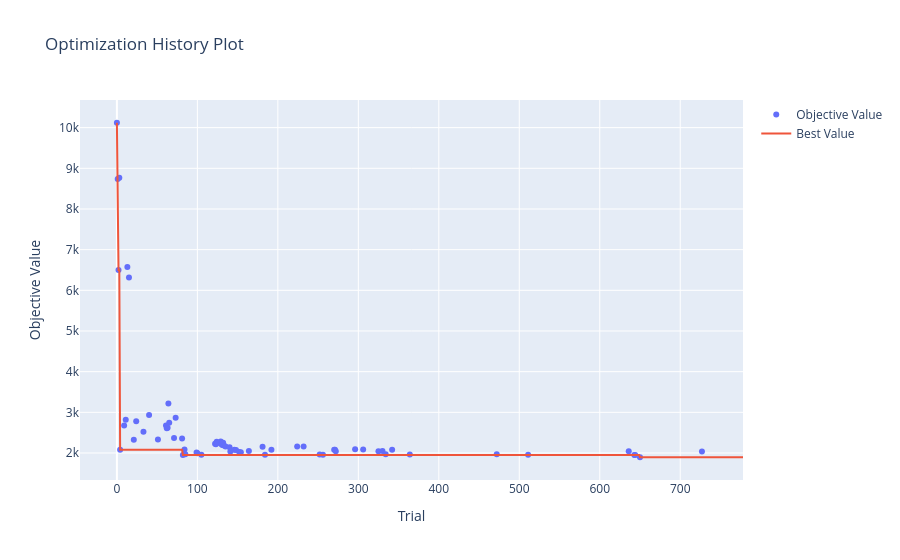
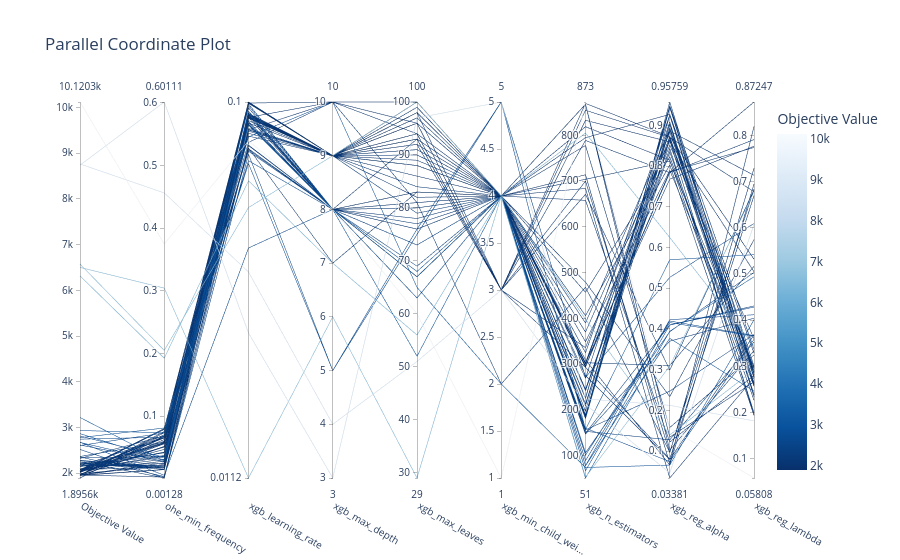
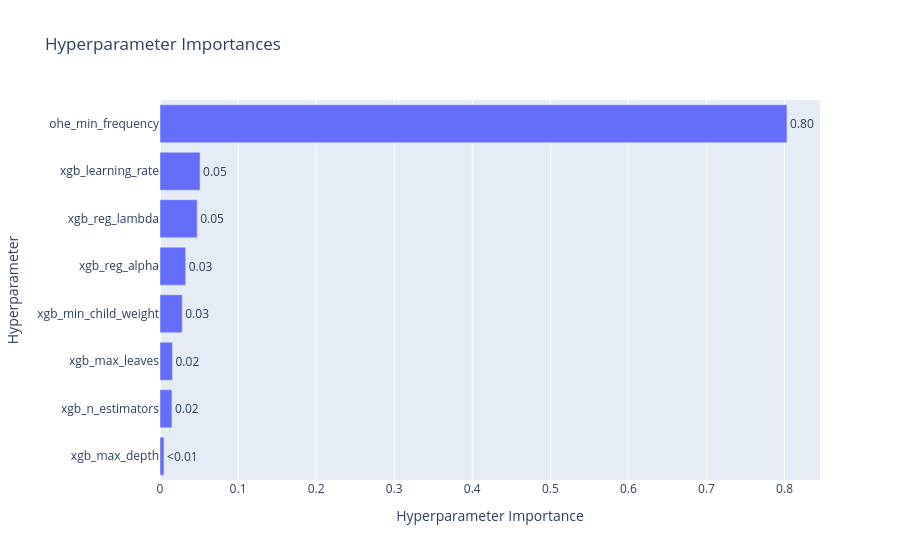

The cell these charts' notebook holds for them, in order:
### Markdown cell above
## 5. Visualizaciones (5 puntos)

<p align="center">
  <img src="https://media.tenor.com/F-LgB1xTebEAAAAd/look-at-this-graph-nickelback.gif">
</p>


Satisfecho con su trabajo, Fiu le pregunta si es posible generar visualizaciones que permitan entender el entrenamiento de su modelo.

A partir del siguiente <a href = https://optuna.readthedocs.io/en/stable/tutorial/10_key_features/005_visualization.html#visualization>enlace</a>, genere las siguientes visualizaciones:

1. Gráfico de historial de optimización [1 punto]
2. Gráfico de coordenadas paralelas [1 punto]
3. Gráfico de importancia de hiperparámetros [1 punto]

Comente sus resultados:

4. ¿Desde qué *trial* se empiezan a observar mejoras notables en sus resultados? [0.5 puntos]
5. ¿Qué tendencias puede observar a partir del gráfico de coordenadas paralelas? [1 punto]
6. ¿Cuáles son los hiperparámetros con mayor importancia para la optimización de su modelo? [0.5 puntos]

### Code cell
import optuna
from optuna.visualization import plot_optimization_history, plot_parallel_coordinate, plot_param_importances

# --- Generar Gráficos ---

# 1. Gráfico de Historial de Optimización
print("Generando Gráfico de Historial de Optimización...")
fig_history = plot_optimization_history(study)
fig_history.show() 

# 2. Gráfico de Coordenadas Paralelas
print("\nGenerando Gráfico de Coordenadas Paralelas...")
fig_parallel = plot_parallel_coordinate(study)
fig_parallel.show()

# 3. Gráfico de Importancia de Hiperparámetros
print("\nGenerando Gráfico de Importancia de Hiperparámetros...")

try:
    fig_importance = plot_param_importances(study)
    fig_importance.show()

except Exception as e:
    print(f"\nNo se pudo generar el gráfico de importancia de parámetros. Error: {e}")

### Figure 1 — Plotly figure (JSON) as saved in the notebook; plotly's stock layout.template omitted (floating-point values rounded to 4 significant figures; data arrays with more than 128 entries replaced by an {"elided": "..."} marker saying what was removed)
{"data": [{"mode": "markers", "name": "Objective Value", "type": "scatter", "x": [0, 1, 2, 3, 4, 9, 11, 13, 15, 21, 24, 33, 40, 51, 61, 62, 63, 64, 65, 71, 73, 81, 82, 84, 85, 99, 100, 105, 122, 123, 124, 125, 129, 130, 131, 132, 133, 135, 140, 141, 146, 148, 152, 154, 164, 181, 184, 192, 224, 232, 252, 256, 270, 271, 272, 296, 306, 325, 330, 334, 342, 364, 472, 511, 636, 643, 644, 650, 727], "y": [10120.0, 8738.0, 6502.0, 8765.0, 2078.0, 2679.0, 2815.0, 6575.0, 6317.0, 2325.0, 2779.0, 2521.0, 2935.0, 2335.0, 2673.0, 2606.0, 2618.0, 3219.0, 2745.0, 2366.0, 2866.0, 2358.0, 1951.0, 2087.0, 1972.0, 2013.0, 1996.0, 1957.0, 2227.0, 2216.0, 2277.0, 2248.0, 2282.0, 2216.0, 2198.0, 2250.0, 2186.0, 2158.0, 2144.0, 2035.0, 2077.0, 2076.0, 2023.0, 2021.0, 2049.0, 2157.0, 1960.0, 2077.0, 2158.0, 2162.0, 1963.0, 1955.0, 2082.0, 2079.0, 2042.0, 2091.0, 2088.0, 2046.0, 2050.0, 1972.0, 2077.0, 1961.0, 1968.0, 1958.0, 2043.0, 1949.0, 1951.0, 1896.0, 2038.0]}, {"mode": "lines", "name": "Best Value", "type": "scatter", "x": {"elided": "779 int values"}, "y": {"elided": "779 float values"}}, {"marker": {"color": "#cccccc"}, "mode": "markers", "name": "Infeasible Trial", "showlegend": false, "type": "scatter", "x": [], "y": []}], "layout": {"title": {"text": "Optimization History Plot"}, "xaxis": {"title": {"text": "Trial"}}, "yaxis": {"title": {"text": "Objective Value"}}}}

### Figure 2 — Plotly figure (JSON) as saved in the notebook; plotly's stock layout.template omitted (floating-point values rounded to 4 significant figures)
{"data": [{"dimensions": [{"label": "Objective Value", "range": [1896.0, 10120.0], "values": [10120.0, 8738.0, 6502.0, 8765.0, 2078.0, 2679.0, 2815.0, 6575.0, 6317.0, 2325.0, 2779.0, 2521.0, 2935.0, 2335.0, 2673.0, 2606.0, 2618.0, 3219.0, 2745.0, 2366.0, 2866.0, 2358.0, 1951.0, 2087.0, 1972.0, 2013.0, 1996.0, 1957.0, 2227.0, 2216.0, 2277.0, 2248.0, 2282.0, 2216.0, 2198.0, 2250.0, 2186.0, 2158.0, 2144.0, 2035.0, 2077.0, 2076.0, 2023.0, 2021.0, 2049.0, 2157.0, 1960.0, 2077.0, 2158.0, 2162.0, 1963.0, 1955.0, 2082.0, 2079.0, 2042.0, 2091.0, 2088.0, 2046.0, 2050.0, 1972.0, 2077.0, 1961.0, 1968.0, 1958.0, 2043.0, 1949.0, 1951.0, 1896.0, 2038.0]}, {"label": "ohe_min_frequency", "range": [0.001279, 0.6011], "values": [0.3745, 0.6011, 0.3042, 0.4561, 0.06505, 0.005522, 0.03433, 0.2049, 0.1924, 0.06849, 0.08104, 0.001279, 0.07335, 0.03579, 0.02708, 0.07314, 0.02773, 0.02847, 0.06642, 0.05887, 0.02984, 0.003568, 0.01464, 0.05823, 0.06587, 0.07027, 0.01915, 0.01484, 0.01523, 0.01851, 0.01466, 0.01833, 0.01924, 0.01713, 0.02114, 0.001594, 0.04152, 0.03707, 0.04161, 0.0469, 0.03661, 0.07875, 0.06804, 0.05657, 0.0282, 0.02138, 0.002703, 0.01881, 0.06569, 0.02444, 0.07531, 0.07342, 0.03123, 0.03478, 0.06562, 0.04267, 0.05983, 0.05755, 0.08032, 0.05583, 0.05055, 0.02547, 0.06254, 0.0229, 0.05825, 0.05098, 0.05173, 0.06776, 0.07925]}, {"label": "xgb_learning_rate", "range": [-1.95, -1.0], "ticktext": ["0.0112", "0.1"], "tickvals": [-1.95, -1.0], "values": [-1.099, -1.584, -1.95, -1.43, -1.102, -1.369, -1.009, -1.267, -1.199, -1.015, -1.156, -1.132, -1.088, -1.057, -1.053, -1.125, -1.056, -1.059, -1.148, -1.121, -1.028, -1.11, -1.109, -1.118, -1.117, -1.034, -1.03, -1.036, -1.031, -1.023, -1.005, -1.027, -1.067, -1.079, -1.07, -1.074, -1.086, -1.071, -1.047, -1.031, -1.034, -1.003, -1.054, -1.07, -1.001, -1.0, -1.04, -1.041, -1.049, -1.039, -1.057, -1.003, -1.034, -1.032, -1.002, -1.001, -1.001, -1.0, -1.037, -1.0, -1.035, -1.003, -1.039, -1.039, -1.039, -1.038, -1.029, -1.032, -1.001]}, {"label": "xgb_max_depth", "range": [3, 10], "values": [8, 3, 6, 4, 10, 8, 8, 9, 7, 8, 5, 5, 10, 8, 8, 8, 8, 8, 8, 8, 8, 8, 8, 8, 7, 8, 9, 9, 8, 8, 8, 8, 9, 9, 9, 9, 9, 9, 9, 9, 9, 9, 9, 10, 9, 9, 9, 9, 8, 8, 8, 9, 9, 9, 9, 9, 9, 9, 9, 9, 9, 10, 10, 9, 9, 9, 9, 9, 9]}, {"label": "xgb_max_leaves", "range": [29, 100], "values": [60, 97, 29, 51, 81, 73, 68, 100, 56, 69, 76, 75, 65, 80, 67, 67, 67, 67, 63, 63, 52, 73, 81, 83, 83, 83, 93, 86, 77, 76, 76, 78, 79, 88, 88, 88, 90, 91, 97, 99, 93, 97, 89, 94, 100, 84, 82, 100, 81, 80, 93, 92, 100, 99, 100, 98, 100, 91, 98, 96, 98, 96, 100, 96, 92, 94, 93, 94, 96]}, {"label": "xgb_min_child_wei...", "range": [1, 5], "values": [1, 5, 4, 3, 2, 4, 4, 4, 4, 4, 5, 5, 2, 4, 4, 4, 4, 4, 4, 4, 4, 4, 4, 4, 4, 4, 3, 4, 4, 4, 4, 4, 4, 4, 4, 4, 4, 4, 4, 4, 4, 4, 4, 4, 4, 4, 4, 4, 4, 4, 4, 4, 4, 4, 4, 4, 4, 4, 4, 3, 3, 3, 4, 4, 3, 3, 3, 3, 4]}, {"label": "xgb_n_estimators", "range": [51, 873], "values": [873, 224, 398, 212, 468, 160, 67, 53, 805, 147, 157, 271, 74, 149, 78, 106, 89, 51, 101, 156, 78, 153, 778, 658, 868, 684, 700, 714, 197, 189, 186, 183, 181, 187, 209, 187, 242, 245, 269, 325, 300, 370, 406, 457, 390, 213, 704, 303, 226, 225, 795, 868, 295, 296, 302, 275, 293, 303, 309, 671, 293, 789, 479, 819, 336, 855, 833, 870, 349]}, {"label": "xgb_reg_alpha", "range": [0.03381, 0.9576], "values": [0.156, 0.2123, 0.1395, 0.04645, 0.09767, 0.07404, 0.4096, 0.3087, 0.6247, 0.37, 0.5699, 0.5267, 0.0655, 0.4099, 0.4227, 0.3932, 0.4195, 0.3943, 0.4156, 0.2471, 0.377, 0.1275, 0.1577, 0.1221, 0.1341, 0.03381, 0.09615, 0.0686, 0.9576, 0.8652, 0.9443, 0.9257, 0.894, 0.8916, 0.9032, 0.9031, 0.8354, 0.8434, 0.9085, 0.9254, 0.8728, 0.8638, 0.803, 0.8228, 0.8908, 0.8694, 0.8122, 0.8843, 0.948, 0.946, 0.9271, 0.1024, 0.7839, 0.7866, 0.7679, 0.07899, 0.8521, 0.3099, 0.06584, 0.2989, 0.0804, 0.7838, 0.2338, 0.8146, 0.8862, 0.8707, 0.8595, 0.8723, 0.7899]}, {"label": "xgb_reg_lambda", "range": [0.05808, 0.8725], "values": [0.05808, 0.1818, 0.2921, 0.6075, 0.6842, 0.3585, 0.4283, 0.6778, 0.3443, 0.4042, 0.5418, 0.6095, 0.4007, 0.4307, 0.4117, 0.5033, 0.3665, 0.494, 0.3655, 0.3687, 0.2462, 0.3527, 0.3246, 0.2804, 0.2663, 0.2755, 0.7289, 0.8197, 0.2892, 0.2888, 0.2776, 0.282, 0.2883, 0.2891, 0.2861, 0.2386, 0.2389, 0.1996, 0.2339, 0.2618, 0.2592, 0.1946, 0.1937, 0.2569, 0.2646, 0.2957, 0.2968, 0.2747, 0.3365, 0.2999, 0.3286, 0.3338, 0.7911, 0.7739, 0.7766, 0.368, 0.3596, 0.5165, 0.6948, 0.6821, 0.6698, 0.8725, 0.5744, 0.2265, 0.7137, 0.6781, 0.5049, 0.532, 0.2906]}], "labelangle": 30, "labelside": "bottom", "line": {"color": [10120.0, 8738.0, 6502.0, 8765.0, 2078.0, 2679.0, 2815.0, 6575.0, 6317.0, 2325.0, 2779.0, 2521.0, 2935.0, 2335.0, 2673.0, 2606.0, 2618.0, 3219.0, 2745.0, 2366.0, 2866.0, 2358.0, 1951.0, 2087.0, 1972.0, 2013.0, 1996.0, 1957.0, 2227.0, 2216.0, 2277.0, 2248.0, 2282.0, 2216.0, 2198.0, 2250.0, 2186.0, 2158.0, 2144.0, 2035.0, 2077.0, 2076.0, 2023.0, 2021.0, 2049.0, 2157.0, 1960.0, 2077.0, 2158.0, 2162.0, 1963.0, 1955.0, 2082.0, 2079.0, 2042.0, 2091.0, 2088.0, 2046.0, 2050.0, 1972.0, 2077.0, 1961.0, 1968.0, 1958.0, 2043.0, 1949.0, 1951.0, 1896.0, 2038.0], "colorbar": {"title": {"text": "Objective Value"}}, "colorscale": [[0, "rgb(247,251,255)"], [0.125, "rgb(222,235,247)"], [0.25, "rgb(198,219,239)"], [0.375, "rgb(158,202,225)"], [0.5, "rgb(107,174,214)"], [0.625, "rgb(66,146,198)"], [0.75, "rgb(33,113,181)"], [0.875, "rgb(8,81,156)"], [1, "rgb(8,48,107)"]], "reversescale": true, "showscale": true}, "type": "parcoords"}], "layout": {"title": {"text": "Parallel Coordinate Plot"}}}

### Figure 3 — Plotly figure (JSON) as saved in the notebook; plotly's stock layout.template omitted (floating-point values rounded to 4 significant figures)
{"data": [{"cliponaxis": false, "hovertemplate": ["xgb_max_depth (IntDistribution): 0.0051364613419725026<extra></extra>", "xgb_n_estimators (IntDistribution): 0.015312848616974146<extra></extra>", "xgb_max_leaves (IntDistribution): 0.016002695092780895<extra></extra>", "xgb_min_child_weight (IntDistribution): 0.02850052137952159<extra></extra>", "xgb_reg_alpha (FloatDistribution): 0.03291315794176433<extra></extra>", "xgb_reg_lambda (FloatDistribution): 0.04764725926247364<extra></extra>", "xgb_learning_rate (FloatDistribution): 0.05133222307880398<extra></extra>", "ohe_min_frequency (FloatDistribution): 0.8031548332857089<extra></extra>"], "name": "Objective Value", "orientation": "h", "text": ["<0.01", "0.02", "0.02", "0.03", "0.03", "0.05", "0.05", "0.80"], "textposition": "outside", "type": "bar", "x": [0.005136, 0.01531, 0.016, 0.0285, 0.03291, 0.04765, 0.05133, 0.8032], "y": ["xgb_max_depth", "xgb_n_estimators", "xgb_max_leaves", "xgb_min_child_weight", "xgb_reg_alpha", "xgb_reg_lambda", "xgb_learning_rate", "ohe_min_frequency"]}], "layout": {"title": {"text": "Hyperparameter Importances"}, "xaxis": {"title": {"text": "Hyperparameter Importance"}}, "yaxis": {"title": {"text": "Hyperparameter"}}}}
